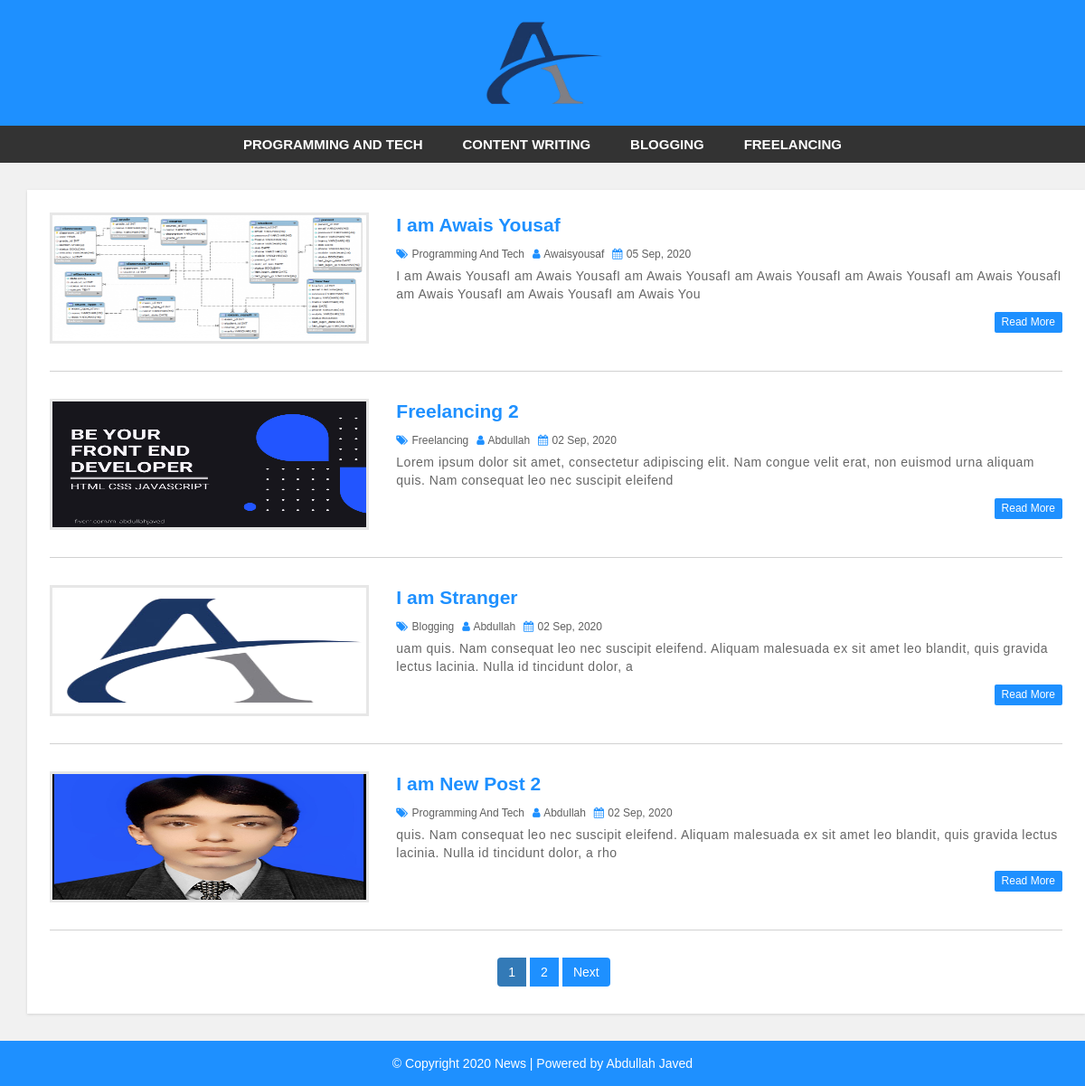
/blog/index.php, run on the app's committed database.
### tables this page shows
CREATE TABLE `category` (
  `category_id` int(11) NOT NULL,
  `category_name` varchar(100) NOT NULL,
  `post` int(11) NOT NULL DEFAULT 0
);

CREATE TABLE `post` (
  `post_id` int(11) NOT NULL,
  `title` varchar(100) NOT NULL,
  `description` text NOT NULL,
  `category` varchar(100) NOT NULL,
  `post_date` varchar(50) NOT NULL,
  `author` int(11) NOT NULL,
  `post_img` varchar(100) NOT NULL
);

CREATE TABLE `user` (
  `user_id` int(10) UNSIGNED NOT NULL,
  `first_name` varchar(30) NOT NULL,
  `last_name` varchar(30) NOT NULL,
  `username` varchar(30) DEFAULT NULL,
  `password` varchar(40) DEFAULT NULL,
  `role` int(11) NOT NULL
);

### blog/index.php (the view, shortened to what this page needs)
<?php include 'header.php'; ?>
    <div id="main-content">
        <div class="container">
            <div class="row">
                <div class="col-md-8">
                    <div class="post-container container">
                    <?php
                    include 'config.php';
                    $limit= 4;
                    if (isset($_GET['page'])) {
                       $page= $_GET['page'];
                   }else{
                       $page=1;
                   }
                    $offset= ($page-1) * $limit;
                    $sql= "SELECT * FROM post LEFT JOIN category ON post.category=category.category_id LEFT JOIN user ON
                    post.author= user.user_id ORDER BY post.post_id DESC LIMIT $offset,$limit";
                       $result= mysqli_query($con,$sql);
                       if (mysqli_num_rows($result)>0) {
                        while ($row= mysqli_fetch_assoc($result)) {
                    ?>
                        <div class="post-content">
                            <div class="row">
                                <div class="col-md-4">
                                    <a class="post-img" href="single.php?id=<?php  echo $row['post_id']; ?>"><img src="admin/upload/<?php echo $row['post_img'];   ?>" alt=""/></a>
                                </div>
                                <div class="col-md-8">
                                    <div class="inner-content clearfix">
                                        <h3><a href='single.php?id=<?php  echo $row['post_id']; ?>'><?php echo $row['title'];   ?></a></h3>
                                        <div class="post-information">
                                            <span>
                                                <i class="fa fa-tags" aria-hidden="true"></i>
                                                <a href='category.php?cid=<?php  echo $row['category']; ?>'><?php echo $row['category_name']; ?></a>
                                            </span>
                                            <span>
                                                <i class="fa fa-user" aria-hidden="true"></i>
                                                <a href=''><?php echo $row['username'];   ?></a>
                                            </span>
                                            <span>
                                                <i class="fa fa-calendar" aria-hidden="true"></i>
                                             <?php  echo $row['post_date'];  ?>
                                            </span>
                                        </div>
                                        <p class="description"><?php echo substr($row['description'],0,150);   ?>
                                        </p>
                                        <a class='read-more pull-right' href='single.php?id=<?php  echo $row['post_id']; ?>'>read more</a>
                                    </div>
                                </div>
                            </div>
                        </div>
                        <?php
                        }
                    }
                    $sql1= "SELECT * FROM post";
                    $result1= mysqli_query($con,$sql1);
                    if (mysqli_num_rows($result1)>0) {
   $total_rec= mysqli_num_rows($result1);
   $total_pages= ceil($total_rec / $limit);
      echo "<ul class='pagination admin-pagination'>";
   for ($i=1; $i<=$total_pages ; $i++) {
       if ($i==$page) {
           $active= "active";
       }else{
           $active="";
       }
     echo  '<li class="'.$active.'"><a href="index.php?page='.$i.'">'.$i.'</a></li>';
   }
     if ($total_pages > $page) {
         echo '<li><a href="index.php?page='.($page+1).'">Next</a></li>';
     }
 echo "</ul>";
}
?>
                    </div>
                </div>
            </div>
        </div>
    </div>
<?php include 'footer.php'; ?>

### blog/header.php (shortened to what this page needs)
<!DOCTYPE html>
<html lang="en">
<head>
    <link rel="stylesheet" href="css/bootstrap.min.css" />
    <link rel="stylesheet" href="css/font-awesome.css">
    <link rel="stylesheet" href="css/style.css">
</head>
<body>
<div id="header">
    <div class="container">
        <div class="row">
            <div class=" col-md-offset-4 col-md-4">
                <a href="index.php" id="logo"><img style="width:58%;" src="images/logo.png"></a>
            </div>
        </div>
    </div>
</div>
<div id="menu-bar">
    <div class="container">
        <div class="row">
            <div class="col-md-12">
            <?php
               include 'config.php';
               $sql= "SELECT * FROM category WHERE post > 0";
               $result= mysqli_query($con,$sql);
               if (mysqli_num_rows($result)>0) {
                   $active= "";
            ?>
                <ul class='menu'>
                <?php
                   while($row= mysqli_fetch_assoc($result)) {
                          ?>
                    <li><a class='<?php  echo $active; ?>' href='category.php?cid=<?php  echo $row['category_id']; ?> '><?php  echo $row['category_name'];?></a></li>
                <?php  }  ?>
                </ul>
               <?php  } ?>
            </div>
        </div>
    </div>
</div>

### blog/footer.php
<div id ="footer">
    <div class="container">
        <div class="row">
            <div class="col-md-12">
                <span>© Copyright 2020 News | Powered by <a href="#">Abdullah Javed</a></span>
            </div>
        </div>
    </div>
</div>
</body>
</html>

### blog/css/style.css (style rules this page uses)
body { background: #f1f1f1; font-family: sans-serif,arial,Helvetica; }
a, a:hover, a:focus { text-decoration: none; outline: none; }
ul { margin:0; padding:0; list-style:none; }
#header { background: #1e90ff; text-align: center; padding: 15px; }
#logo { display: inline-block; width: 65%; }
#logo img { width: 100%; }
#menu-bar { background: #333; text-align: center; }
#menu-bar .menu > li { display: inline-block; }
.menu > li > a { padding: 10px 20px; display: block; text-transform: uppercase; color: #fff; font-size: 15px; font-weight:600; transition:all 0.5s ease 0s; }
#main-content { padding: 30px 0; min-height: 750px; }
#main-content .post-container { background-color: #fff; padding: 25px; box-shadow: 0 1px 3px rgba(0, 0, 0, 0.13); }
#main-content .post-content { border-bottom: 1px solid #d1d1d1; padding: 0 0 30px; margin-bottom:30px; }
#main-content .post-content img { width: 100%; height: 100%; }
#main-content .post-content .post-img { border: 3px solid #e7e7e7; display: block; height: 145px; overflow: hidden; transition: border .3s; }
#main-content .post-content h3 { font-size: 21px; line-height: 28px; font-weight: 600; margin: 0 0 7px; }
#main-content .post-content h3 a { color: #1e90ff; transition:all 0.3s; }
#main-content .post-content .post-information span { color: #606060; font-size: 12px; text-transform: capitalize; margin: 0 5px 5px 0; display: inline-block; }
#main-content .post-content .post-information i { color: #1e90ff; margin-right: 1px; }
#main-content .post-content .post-information a { color: #606060; text-decoration: none; }
#main-content .post-content p, #main-content .single-post p { color: #666; font-size: 14px; letter-spacing: 0.5px; margin:0 0 10px; }
#main-content .post-content a.read-more { color: #fff; background-color: #1E90FF; font-size: 12px; text-transform: capitalize; padding: 3px 8px; border-radius: 2px; transition: all 0.3s; }
.pagination { display: block; text-align: center; margin: 0; }
.pagination li { display:inline-block; margin: 0 5px 0 0; }
.pagination li a { border: none; background: #1e90ff; color: #fff; }
i.fa { color:#222; }
#footer { color: #fff; padding:15px 0; text-align:center; background-color:#1e90ff; }
#footer a { color:#fff; }

### data on the page
category: category_name "PROGRAMMING AND TECH"
category: category_name "CONTENT WRITING"
category: category_name "BLOGGING"
category: category_name "FREELANCING"
post: post_img (picture), title "I am Awais Yousaf", category.category_name "Programming And Tech", user.username "Awaisyousaf", post_date "05 Sep, 2020", description "I am Awais YousafI am Awais YousafI am Awais YousafI am Awais YousafI am Awais YousafI am Awais YousafI am Awais YousafI am Awais YousafI am Awais You"
post: post_img (picture), title "Freelancing 2", category.category_name "Freelancing", user.username "Abdullah", post_date "02 Sep, 2020", description "Lorem ipsum dolor sit amet, consectetur adipiscing elit. Nam congue velit erat, non euismod urna aliquam quis. Nam consequat leo nec suscipit eleifend"
post: post_img (picture), title "I am Stranger", category.category_name "Blogging", user.username "Abdullah", post_date "02 Sep, 2020", description "uam quis. Nam consequat leo nec suscipit eleifend. Aliquam malesuada ex sit amet leo blandit, quis gravida lectus lacinia. Nulla id tincidunt dolor, a"
post: post_img (picture), title "I am New Post 2", category.category_name "Programming And Tech", user.username "Abdullah", post_date "02 Sep, 2020", description "quis. Nam consequat leo nec suscipit eleifend. Aliquam malesuada ex sit amet leo blandit, quis gravida lectus lacinia. Nulla id tincidunt dolor, a rho"
